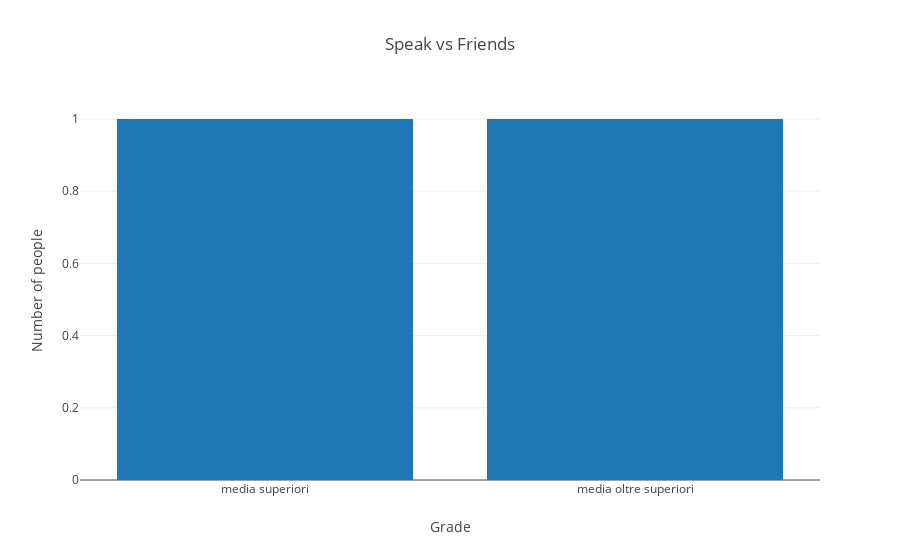

This figure's notebook cell:
### Markdown cell above
Provo a fare qualcosa di utile

### Code cell
#E1=dfE1['E1'].values

#df = df[np.isfinite(df['EPS'])]

df = df.dropna() #cancello tutti i nan in giro

#print(df)

#dfEducation = df.dropna(subset=['education'])



scuole = [[3,4,5]]
nonAlleSuperiori = np.isin(df['education'], scuole) #prendi chi ha la scuola superiore
alleSuperiori = ~np.isin(df['education'], scuole) #prendi chi ha la scuola superiore
oltreSuperiori = ~alleSuperiori

print(f"Giovani {alleSuperiori}\nVecchi {oltreSuperiori}")

#todo list:
    #faccio la media di della valutazione su "portano la conversazione ad alti livelli" per i giovani e per i vecchi
    
#alzano il livello della conversazione
livelloConversazione = df['O3'].values

mediaAlleSuperiori = np.mean(livelloConversazione[alleSuperiori])
mediaOltreSuperiori = np.mean(livelloConversazione[oltreSuperiori])
mediaGenerale = np.mean(livelloConversazione)

print(f"Media giovani: {mediaAlleSuperiori}")
print(f"Media vecchi: {mediaOltreSuperiori}")
print(f"Media generale: {mediaGenerale}")




#riflettono sulle cose
riflettono = df['O4'].values

mediaAlleSuperiori = np.mean(riflettono[alleSuperiori])
mediaOltreSuperiori = np.mean(riflettono[oltreSuperiori])
mediaGenerale = np.mean(riflettono)

print(f"\nMedia giovani: {mediaAlleSuperiori}")
print(f"Media vecchi: {mediaOltreSuperiori}")
print(f"Media generale: {mediaGenerale}")

medie = [mediaAlleSuperiori, mediaOltreSuperiori]
categorie = ["media superiori", "media oltre superiori"]

#Grafico
data = []

trace = go.Histogram(x = categorie, y = medie)
data.append(trace)

#scatter
#trace = go.Scatter(x = medie, y = categorie,mode = 'markers', marker = {'color': 'rgb(255,0,0)', 'size': 5, 'symbol': 'circle', 'opacity': 0.5}) 
#data.append(trace)

layout = go.Layout(title = 'Speak vs Friends', xaxis = {'title': 'Grade'}, yaxis = {'title': 'Number of people'}, barmode='overlay')
fig=go.Figure(data=data, layout=layout)
py.iplot(fig)







#prova con la moda
import numpy as np
from scipy import stats

m = stats.mode(riflettono)
print(m)
m = stats.mode(livelloConversazione)
print(m)

### Figure 1 — Plotly figure (JSON) as saved in the notebook; plotly's stock layout.template omitted (floating-point values rounded to 4 significant figures)
{"data": [{"type": "histogram", "uid": "5eb80826-edd6-11e8-934e-1002b5e0c242", "x": ["media superiori", "media oltre superiori"], "y": [4.911, 4.957]}], "layout": {"barmode": "overlay", "title": "Speak vs Friends", "xaxis": {"title": "Grade"}, "yaxis": {"title": "Number of people"}}}
